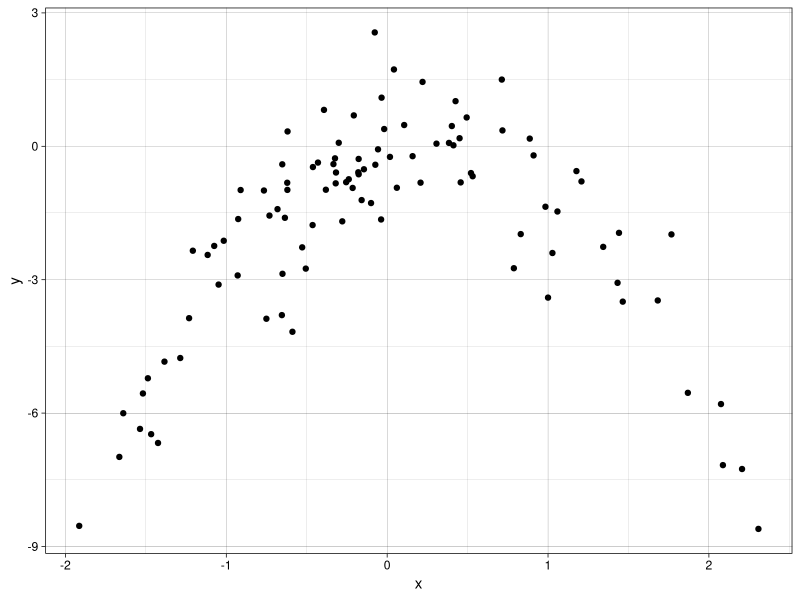

Source code (R):
library(boot)
library(ggplot2)

# A
set.seed(1)
y=rnorm(100)
x=rnorm(100)
y=x-2*x^2+rnorm(100)

dataset=data.frame(x,y)

# B
ggplot(dataset,aes(x=x,y=y))+ 
    geom_point()+
    theme_linedraw()

# C
set.seed(1)
cv.mse=data.frame()

for (i in 1:4) {
    glm.fit=glm(y~poly(x,i))
    glm.mse=cv.glm(dataset,glm.fit)$delta
    cv.mse<-rbind(cv.mse,data.frame(avgMse=glm.mse[1],adjMse=glm.mse[2]))
}

cv.mse

# D
set.seed(2)
cv.mse=data.frame()

for (i in 1:4) {
    glm.fit=glm(y~poly(x,i))
    glm.mse=cv.glm(dataset,glm.fit)$delta
    cv.mse<-rbind(cv.mse,data.frame(avgMse=glm.mse[1],adjMse=glm.mse[2]))
}

cv.mse

# E
which.min(cv.mse$avgMse)
which.min(cv.mse$adjMse)

# F
summary(glm(y~poly(x,4)))